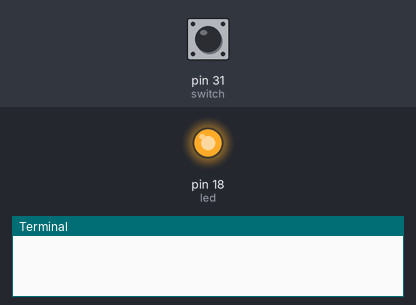
This program was run on a simulated Raspberry Pi (header pin numbers). Shown: output pins drawn as LEDs (lit = HIGH), the last lines printed to the terminal. The inputs (shaded band) are chosen by the test bench; at power-on: pin 31 (switch) HIGH. At 4.0 s the program stops and its outputs stay as they are.

Above: at 0.1 s.
At 3.9 s:
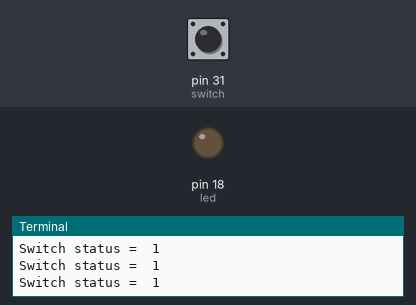
Timing chart, 0 to 5.4 s (numbered marks = the images above):
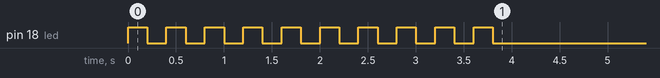

The program:

simple2.py
```python
#!/usr/bin/python3

import RPi.GPIO as GPIO
import time

led = 18
switch = 31

GPIO.setmode(GPIO.BOARD)
GPIO.setup(led, GPIO.OUT)
GPIO.setup(switch, GPIO.IN)

for i in range(10):
    GPIO.output(led, GPIO.HIGH)
    time.sleep(0.2)
    GPIO.output(led, GPIO.LOW)
    time.sleep(0.2)
    print('Switch status = ', GPIO.input(switch))

GPIO.cleanup()
```
